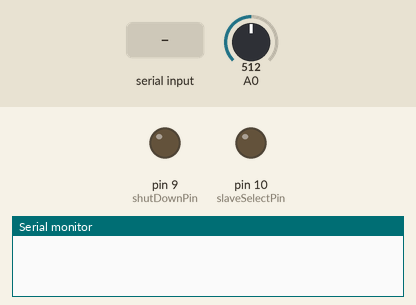
Bench run of a sketch on a simulated Arduino Uno, built with avr-gcc and run on an emulated ATmega328P. Parts: output pins drawn as LEDs (lit = HIGH), the last lines printed to the serial monitor. The test bench sets the inputs (shaded band); at power-on: A0 = 512.

Above: at 1.2 s.
1.3 s: "1" received over Serial
At 2.4 s:
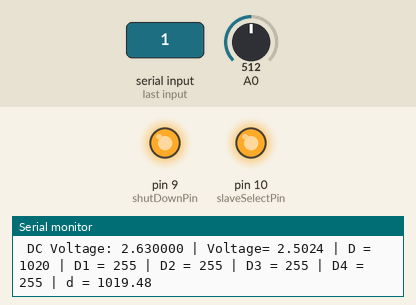
2.8 s: byte 1 (1) received over Serial
4.3 s: byte 2 (2) received over Serial
Timing chart, 0 to 7.3 s (numbered marks = the images above; inputs shaded):
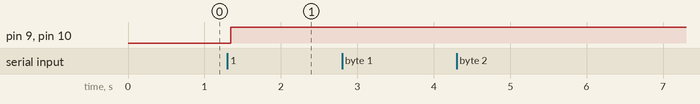

The sketch:

digital_pot_python_current_realtime.ino
```cpp
// inslude the SPI library:
#include <SPI.h>
#include <Keypad.h>

// set pin 10 as the slave select for the digital pot:
const int slaveSelectPin = 10;
const int shutDownPin = 9;
int value = 0;
float voltage;
float R_pot_max = 4300.0;
float R_pot_min = 180.0;
float R_fix = 4020.0;
float V_max = 5.0;
float V_set = 0.0;
float d=0.0;
int D=0;
int D1=0;
int D2=0;
int D3=0;
int D4=0;
int D_inc =0;
int D_dec =0;
float Data;
int dec_count = 0;
int inc_count = 0;
int inc = 0;
int dec = 0;
int one = 0;
int two = 0;
int itr = 15; //number of times the DC voltage increments and decrements
int A = itr + 1;
int B = itr - 1;
//float dc_value = 0.0;


void setup() {
  Serial.begin(9600);
  Serial.setTimeout(1);
}
void digitalPotWrite(int address, int value) {
  // take the SS pin low to select the chip:
  digitalWrite(slaveSelectPin, LOW);
  //  send in the address and value via SPI:
  SPI.transfer(address);
  SPI.transfer(value);
  // take the SS pin high to de-select the chip:
  digitalWrite(slaveSelectPin, HIGH);
}
void loop() {
  //two = two + 1;
  if (one == 0 ){
    while (!Serial.available());
    Data = Serial.read();
    Data = Data/10;
    V_set = Data;
  if (V_set<0.21){
  V_set=0.21;
 }
  if (V_set>2.63){
  V_set=2.63;
 }
  d=((R_pot_min*(V_set-V_max))+(R_fix*V_set))*256*4/(R_pot_max*(V_max-V_set));
  D=ceil(d);

  if (D<255) {
  if (D<=248){

  D1=D+7;
  D2=0;
  D3=0;
  D4=0;
  }
  if (D>248){

  D1=D+(255-D);
  D2=7-(255-D);
  D3=0;
  D4=0;
  }
  }

  if (D>=255 && D<510) {
   if (D<=503){

   D1=255;
   D2=ceil(255*((D/255.0)-floor(D/255.0)))+7;
   D3=0;
   D4=0;
  }
  if (D>503){

    D1=255;
    D2=ceil(255*((D/255.0)-floor(D/255)))+(255-(D-255));
    D3=7-(255-(D-255));
    D4=0;
  }
 }

if (D>=510 && D<765) {
 if (D<=758){

    D1=255;
    D2=255;
    D3=ceil(255*((D/255.0)-floor(D/255)))+7;
    D4=0;
  }
 if (D>758){

    D1=255;
    D2=255;
    D3=ceil(255*((D/255.0)-floor(D/255)))+(255-(D-510));
    D4=7-(255-(D-510));
  }
}

if (D>=765 && D<1020) {

  if (D<=1013){
     D1=255;
     D2=255;
     D3=255;
     D4=ceil(255*((D/255.0)-floor(D/255)))+7;
  }
  if (D>1013){
     D1=255;
     D2=255;
     D3=255;
     D4=ceil(255*((D/255.0)-floor(D/255)))+(255-(D-765));
  }
}
 if (D==1020) {
 D1=255;
 D2=255;
 D3=255;
 D4=255;
 }
D_inc = D;
D_dec = D;
//one = one + 1;
  // set the slaveSelectPin as an output
  pinMode (slaveSelectPin, OUTPUT);
  // set the shutDownPin as an output
  pinMode (shutDownPin, OUTPUT);
  // initialize SPI
  SPI.begin();
  //Shutdown the pots to start with
  digitalWrite(shutDownPin, LOW);
  //Set all pots to zero as a starting point
  for (int channel = 0; channel < 4; channel++) {
    digitalPotWrite(channel, 0);
  }
digitalWrite(shutDownPin, LOW);
  int channel = 0;
digitalWrite(shutDownPin, HIGH);
    int level = D1;
      digitalPotWrite(channel, level);
      digitalWrite(shutDownPin, LOW);
  int channel_1 = 1;
  digitalWrite(shutDownPin, HIGH);
  int level_1 = D2;
      digitalPotWrite(channel_1, level_1);
      digitalWrite(shutDownPin, LOW);
  int channel_2 = 2;
  digitalWrite(shutDownPin, HIGH);
  int level_2 = D3;
      digitalPotWrite(channel_2, level_2);
digitalWrite(shutDownPin, LOW);
  int channel_3 = 3;
  digitalWrite(shutDownPin, HIGH);
int level_3 = D4;
      digitalPotWrite(channel_3, level_3);
//delay(1);

  //digitalWrite(shutDownPin, LOW);

  value = analogRead(A0);
  voltage = value * 5.0/1023;
  Serial.print(" DC Voltage: ");
  Serial.print(V_set,6);
  Serial.print(" | Voltage= ");
  Serial.print(voltage,4);
  Serial.print(" | D = ");
  Serial.print(D);
  Serial.print(" | D1 = ");
  Serial.print(D1);
  Serial.print(" | D2 = ");
  Serial.print(D2);
  Serial.print(" | D3 = ");
  Serial.print(D3);
  Serial.print(" | D4 = ");
  Serial.print(D4);
  Serial.print(" | d = ");
  Serial.print(d);


  }

  // counter increment if the pushbutton 1 is pressed.
  if(one == 1){ //if(one >= 1)
    while (!Serial.available());
    inc = Serial.read();
  //if ((two <= (A)) && (two > (1))){
    if (inc == 1){
  //while (!Serial.available());
    //inc = Serial.read();
  //D_inc = D;

   while (inc_count < 1) {
    D_inc = D_inc + 15;
    if (D_inc > 1020){
      D_inc=1020;
    }
    int D1=0;
int D2=0;
int D3=0;
int D4=0;
    if (D_inc<255) {
if (D_inc<=248){

D1=D_inc+7;
D2=0;
D3=0;
D4=0;
}
if (D_inc>248){

 D1=D_inc+(255-D_inc);
D2=7-(255-D_inc);
D3=0;
D4=0;
}
  }

if (D_inc>=255 && D_inc<510) {
  if (D_inc<=503){

D1=255;
D2=ceil(255*((D_inc/255.0)-floor(D_inc/255.0)))+7;
D3=0;
D4=0;
  }
  if (D_inc>503){

    D1=255;
D2=ceil(255*((D_inc/255.0)-floor(D_inc/255)))+(255-(D_inc-255));
D3=7-(255-(D_inc-255));
D4=0;
  }
}

if (D_inc>=510 && D_inc<765) {
 if (D_inc<=758){

D1=255;
D2=255;
D3=ceil(255*((D_inc/255.0)-floor(D_inc/255)))+7;
D4=0;
 }
 if (D_inc>758){

D1=255;
D2=255;
D3=ceil(255*((D_inc/255.0)-floor(D_inc/255)))+(255-(D_inc-510));
D4=7-(255-(D_inc-510));
 }
}

if (D_inc>=765 && D_inc<1020) {

  if (D_inc<=1013){
D1=255;
D2=255;
D3=255;
D4=ceil(255*((D_inc/255.0)-floor(D_inc/255)))+7;
  }
  if (D_inc>1013){
D1=255;
D2=255;
D3=255;
D4=ceil(255*((D_inc/255.0)-floor(D_inc/255)))+(255-(D_inc-765));
  }
}
if (D_inc==1020) {
D1=255;
D2=255;
D3=255;
D4=255;
}

  // set the slaveSelectPin as an output
  pinMode (slaveSelectPin, OUTPUT);
  // set the shutDownPin as an output
  pinMode (shutDownPin, OUTPUT);
  // initialize SPI
  SPI.begin();

digitalWrite(shutDownPin, LOW);
  int channel = 0;
digitalWrite(shutDownPin, HIGH);
    int level = D1;
      digitalPotWrite(channel, level);
      digitalWrite(shutDownPin, LOW);
  int channel_1 = 1;
  digitalWrite(shutDownPin, HIGH);
  int level_1 = D2;
      digitalPotWrite(channel_1, level_1);
      digitalWrite(shutDownPin, LOW);
  int channel_2 = 2;
  digitalWrite(shutDownPin, HIGH);
  int level_2 = D3;
      digitalPotWrite(channel_2, level_2);
digitalWrite(shutDownPin, LOW);
  int channel_3 = 3;
  digitalWrite(shutDownPin, HIGH);
int level_3 = D4;
      digitalPotWrite(channel_3, level_3);
//delay(1);

  //digitalWrite(shutDownPin, LOW);

  value = analogRead(A0);
  voltage = value * 5.0/1023;
  Serial.print(" | Voltage= ");
  Serial.print(voltage,4);
  Serial.print(" | D_inc = ");
  Serial.print(D_inc);
  Serial.print(" | D1 = ");
  Serial.print(D1);
  Serial.print(" | D2 = ");
  Serial.print(D2);
  Serial.print(" | D3 = ");
  Serial.print(D3);
  Serial.print(" | D4 = ");
  Serial.print(D4);
  Serial.print(" | d = ");
  Serial.print(d);
inc_count++;
}
inc_count = 0;
  }
// counter decrement if the pushbutton 2 is pressed.
//while (!Serial.available());
    //dec = Serial.read();
//if (two > (A)){
 if (inc == 2){
  //while (!Serial.available());
    //dec = Serial.read();
  //D_dec = D;

  while (dec_count < 1) {
  D_dec = D_dec - 15;
  if (D_dec < -7){
    D_dec=-7;
  }
  int D1=0;
int D2=0;
int D3=0;
int D4=0;
    if (D_dec<255) {
if (D_dec<=248){

D1=D_dec+7;
D2=0;
D3=0;
D4=0;
}
if (D_dec>248){

 D1=D_dec+(255-D_dec);
D2=7-(255-D_dec);
D3=0;
D4=0;
}
  }

if (D_dec>=255 && D_dec<510) {
  if (D_dec<=503){

D1=255;
D2=ceil(255*((D_dec/255.0)-floor(D_dec/255)))+7;
D3=0;
D4=0;
  }
  if (D_dec>503){

    D1=255;
D2=ceil(255*((D_dec/255.0)-floor(D_dec/255)))+(255-(D_dec-255));
D3=7-(255-(D_dec-255));
D4=0;
  }
}

if (D_dec>=510 && D_dec<765) {
 if (D_dec<=758){

D1=255;
D2=255;
D3=ceil(255*((D_dec/255.0)-floor(D_dec/255)))+7;
D4=0;
 }
 if (D_dec>758){

D1=255;
D2=255;
D3=ceil(255*((D_dec/255.0)-floor(D_dec/255)))+(255-(D_dec-510));
D4=7-(255-(D_dec-510));
 }
}

if (D_dec>=765 && D_dec<1020) {

  if (D_dec<=1013){
D1=255;
D2=255;
D3=255;
D4=ceil(255*((D_dec/255.0)-floor(D_dec/255)))+7;
  }
  if (D_dec>1013){
D1=255;
D2=255;
D3=255;
D4=ceil(255*((D_dec/255.0)-floor(D_dec/255)))+(255-(D_dec-765));
  }
}
if (D_dec==1020) {
D1=255;
D2=255;
D3=255;
D4=255;
}

  // set the slaveSelectPin as an output
  pinMode (slaveSelectPin, OUTPUT);
  // set the shutDownPin as an output
  pinMode (shutDownPin, OUTPUT);
  // initialize SPI
  SPI.begin();

digitalWrite(shutDownPin, LOW);
  int channel = 0;
digitalWrite(shutDownPin, HIGH);
    int level = D1;
      digitalPotWrite(channel, level);
      digitalWrite(shutDownPin, LOW);
  int channel_1 = 1;
  digitalWrite(shutDownPin, HIGH);
  int level_1 = D2;
      digitalPotWrite(channel_1, level_1);
      digitalWrite(shutDownPin, LOW);
  int channel_2 = 2;
  digitalWrite(shutDownPin, HIGH);
  int level_2 = D3;
      digitalPotWrite(channel_2, level_2);
digitalWrite(shutDownPin, LOW);
  int channel_3 = 3;
  digitalWrite(shutDownPin, HIGH);
int level_3 = D4;
      digitalPotWrite(channel_3, level_3);
//delay(1);

  //digitalWrite(shutDownPin, LOW);

  value = analogRead(A0);
  voltage = value * 5.0/1023;
  Serial.print(" | Voltage= ");
  Serial.print(voltage,4);
  Serial.print(" | D_dec = ");
  Serial.print(D_dec);
  Serial.print(" | D1 = ");
  Serial.print(D1);
  Serial.print(" | D2 = ");
  Serial.print(D2);
  Serial.print(" | D3 = ");
  Serial.print(D3);
  Serial.print(" | D4 = ");
  Serial.print(D4);
  Serial.print(" | d = ");
  Serial.print(d);
dec_count++;
  }
dec_count = 0;
//if (((2*itr)+1) == two){
//one = 0;
//two = 0;
//}
  }
  }
one = 1; //one=one+1
}
```

Measured:
- after the input at 1.3 s, pin 9 (shutDownPin), pin 10 (slaveSelectPin): LOW → HIGH at once
